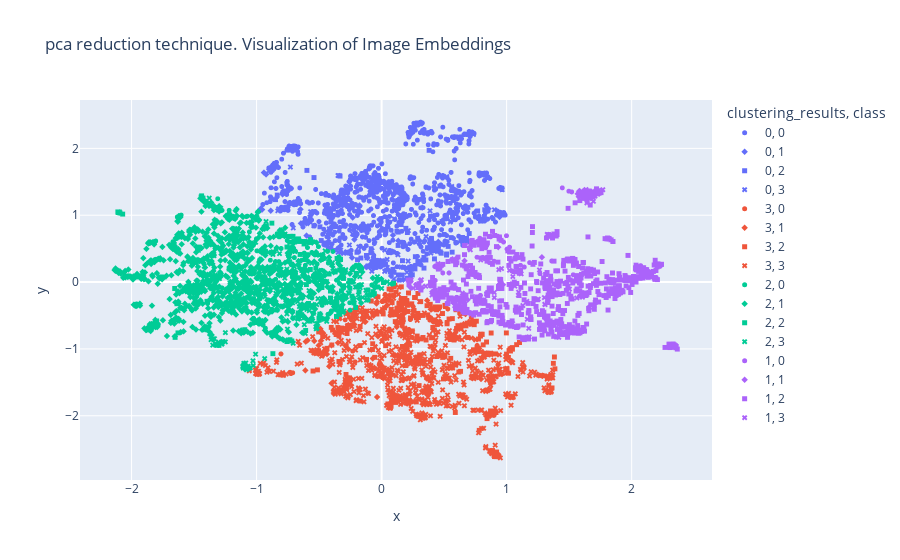

The notebook cell this image was saved under:
### Code cell
#kmeans for tfidf
plot_embeddings(X_umap_tfidf_scaled, kmeans_clusters_tfidf, symbol="class", color="clustering_results", reduction_techniques="pca")
